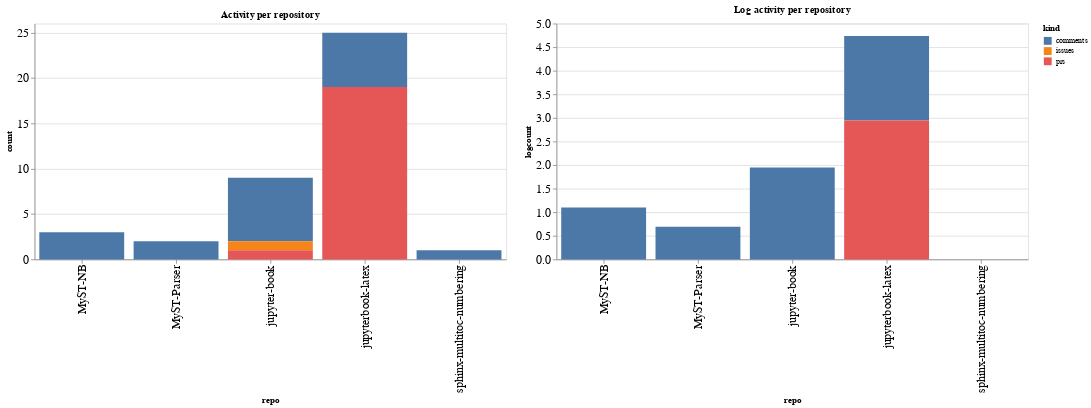

The cell this chart's notebook holds for it:
### Code cell
ch1 = alt.Chart(repo_summaries, width=600, title="Activity per repository").mark_bar().encode(
    x='repo',
    y='count',
    color='kind',
    tooltip="kind"
)

ch2 = alt.Chart(repo_summaries, width=600, title="Log activity per repository").mark_bar().encode(
    x='repo',
    y='logcount',
    color='kind',
    tooltip="kind"
)

ch1 | ch2

### Figure 1 — Vega-Lite specification as saved in the notebook (floating-point values rounded to 4 significant figures)
{"config": {"axisLeft": {"labelFontSize": 15}, "axisBottom": {"labelFontSize": 15}}, "hconcat": [{"mark": "bar", "encoding": {"color": {"type": "nominal", "field": "kind"}, "tooltip": {"type": "nominal", "field": "kind"}, "x": {"type": "nominal", "field": "repo"}, "y": {"type": "quantitative", "field": "count"}}, "title": "Activity per repository", "width": 600}, {"mark": "bar", "encoding": {"color": {"type": "nominal", "field": "kind"}, "tooltip": {"type": "nominal", "field": "kind"}, "x": {"type": "nominal", "field": "repo"}, "y": {"type": "quantitative", "field": "logcount"}}, "title": "Log activity per repository", "width": 600}], "data": {"name": "data-3d2ffaba66ce28a4836e13e3d0051805"}, "$schema": "https://vega.github.io/schema/vega-lite/v4.8.1.json", "datasets": {"data-3d2ffaba66ce28a4836e13e3d0051805": [{"repo": "MyST-NB", "kind": "comments", "count": 3, "logcount": 1.099}, {"repo": "MyST-Parser", "kind": "comments", "count": 2, "logcount": 0.6931}, {"repo": "jupyter-book", "kind": "comments", "count": 7, "logcount": 1.946}, {"repo": "jupyter-book", "kind": "issues", "count": 1, "logcount": 0.0}, {"repo": "jupyter-book", "kind": "prs", "count": 1, "logcount": 0.0}, {"repo": "jupyterbook-latex", "kind": "comments", "count": 6, "logcount": 1.792}, {"repo": "jupyterbook-latex", "kind": "prs", "count": 19, "logcount": 2.944}, {"repo": "sphinx-multitoc-numbering", "kind": "comments", "count": 1, "logcount": 0.0}]}}
